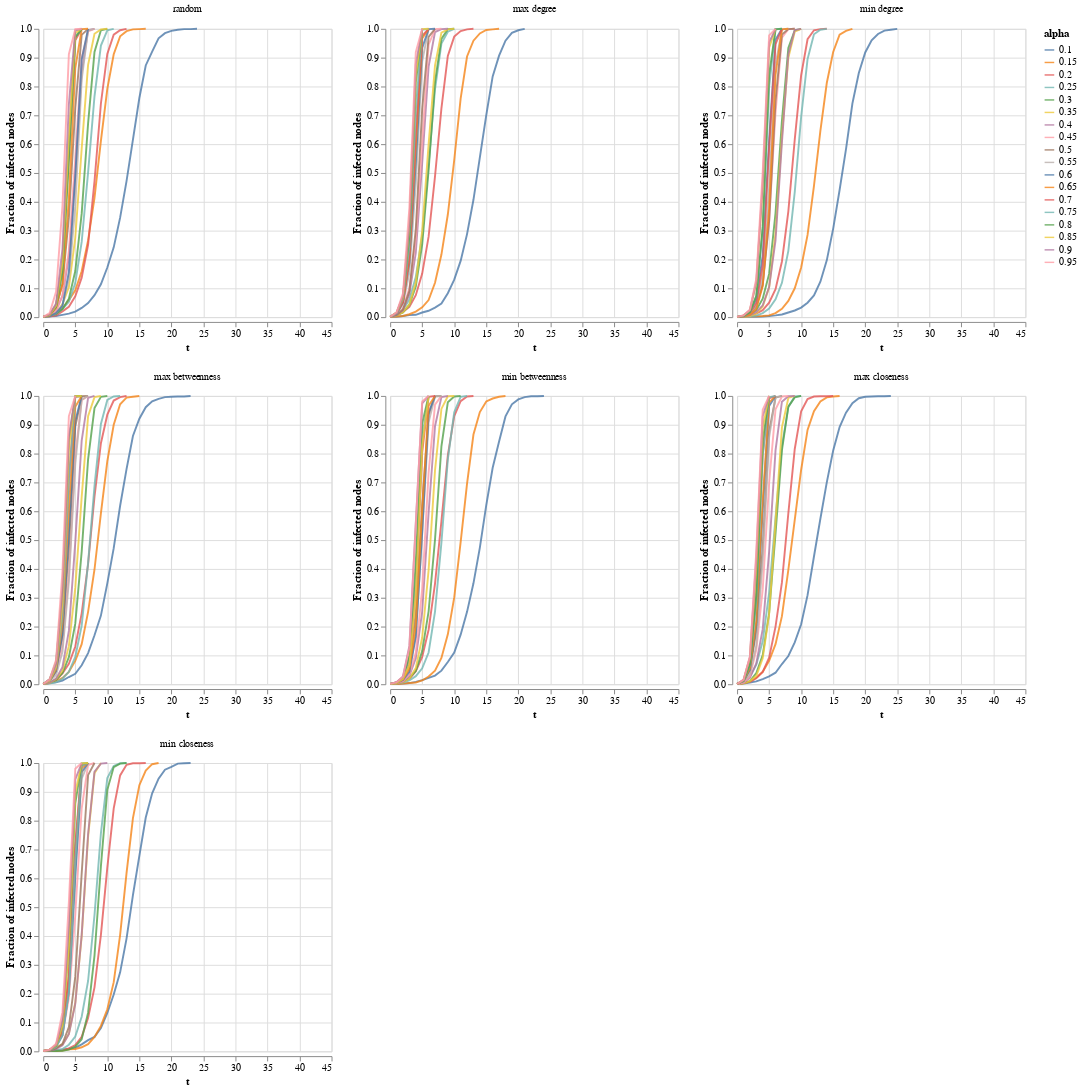

Here is the notebook cell this chart was saved with:
### Code cell
create_lineplot(new_df, 'WS')
